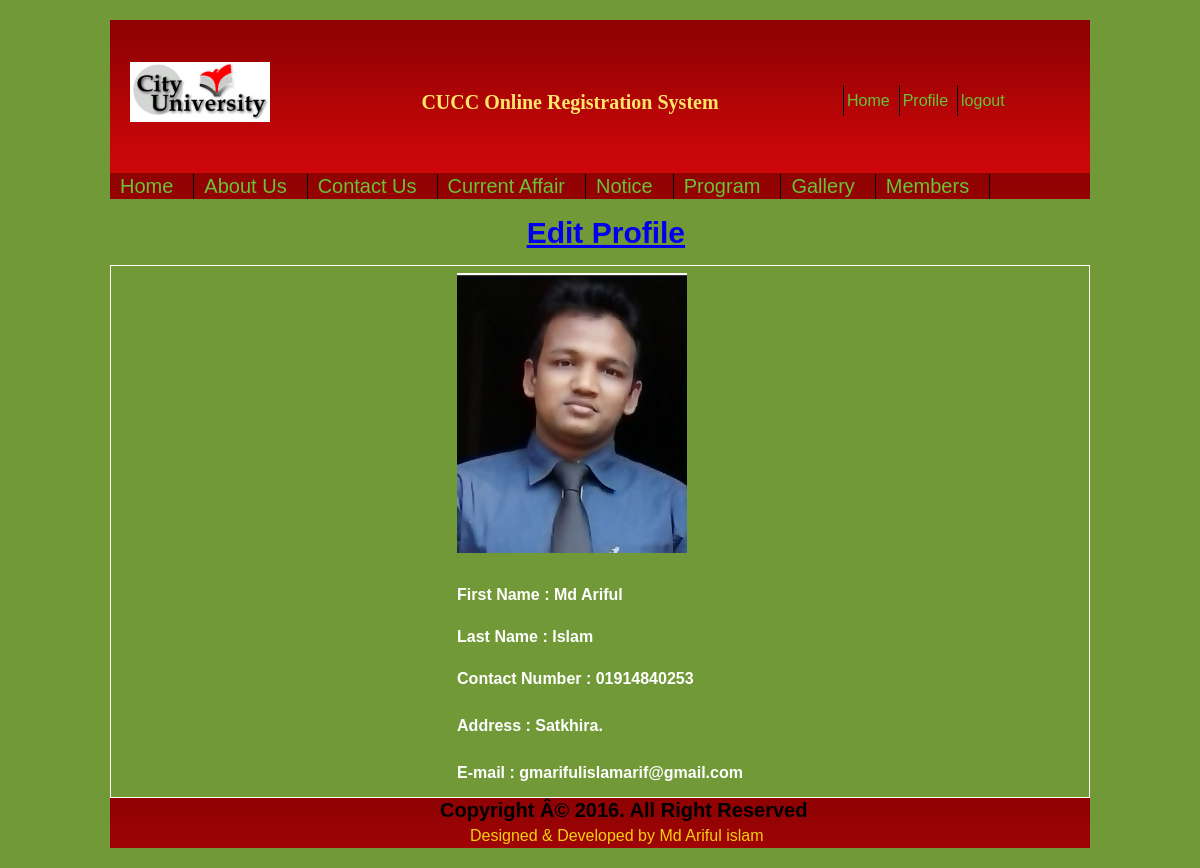
Screenshot of /member/profile.php (signed in) with the database file from the repository.
### tables this page shows
CREATE TABLE IF NOT EXISTS `member_list` (
  `member_id` int(11) NOT NULL,
  `member_pic` varchar(255) NOT NULL,
  `firstname` varchar(255) NOT NULL,
  `lastname` varchar(255) NOT NULL,
  `username` varchar(255) NOT NULL,
  `user_type` varchar(255) NOT NULL,
  `dept_id` varchar(255) NOT NULL,
  `dept_name` varchar(255) NOT NULL,
  `sex` varchar(255) NOT NULL,
  `contact_num` varchar(255) NOT NULL,
  `address` text NOT NULL,
  `birthday` varchar(255) NOT NULL,
  `email` varchar(255) NOT NULL,
  `password` varchar(255) NOT NULL,
  `regi_date` varchar(255) NOT NULL
);

CREATE TABLE IF NOT EXISTS `tbl_footer` (
  `id` int(11) NOT NULL,
  `description` text NOT NULL
);

### member/profile.php (the view, shortened to what this page needs)
<?php
if(isset($_SESSION['username']))
{
	$username=$_SESSION['username'];
}
include("../config.php");
?>
<!DOCTYPE html>
<html>
	<head>
		<link  rel="stylesheet" type="text/css" href="css/style.css" />
		<link href="slider/ninja-slider.css" rel="stylesheet" type="text/css" />
	</head>
	<body>
		<header>
			<div class="header_part">
				<div class="logo">
					<img src="images/citylogo.png" alt="logo">
				</div>
				<div class="welcome">
					<h2>CUCC Online Registration System</h2>
				</div>
				<div class="top_menubar">
					<div class="menubar">
						<ul>
							<li><a href="index.php">Home</a></li>
							<li><a href="profile.php">Profile</a></li>
							<li><a href="logout.php">logout</a></li>
						</ul>
					</div>
				</div>
                 <div class="menu">
						<ul>
							<li><a href="index.php">Home</a></li>
							<li><a href="about_us.php">About Us</a></li>
							<li><a href="contact_us.php">Contact Us</a></li>
							<li><a href="">Current Affair</a></li>
							<li><a href="">Notice</a></li>
							<li><a href="">Program</a></li>
							<li><a href="">Gallery</a></li>
							<li><a href="members.php">Members</a></li>
						</ul>
					</div>
			</div>
		</header>
		<div id="site_content">
	<div class="main2">
		<div class="main_registraion">
				<div class="login error success">
					<h2>&nbsp; &nbsp; &nbsp; &nbsp; &nbsp; &nbsp; &nbsp; <a href="profile-update.php">Edit Profile</a><h2>
				</div>
				<div class="registration_box fix">
				<form action="" method="post">
					<?php
						$statement = $db->prepare("SELECT * FROM member_list WHERE username=? ");
						$statement->execute(array($username));
						$result = $statement->fetchAll(PDO::FETCH_ASSOC);
					foreach($result as $row)
					{
						$firstname = $row['firstname'];
						$lastname = $row['lastname'];
						$contact_num = $row['contact_num'];
						$address = $row['address'];
						$email = $row['email'];
					}
					?>
					<table>
					<tr>
						<td class="profile_image2"><a href="../uploads/<?php echo $row['member_pic']; ?>"><img class="Pimg" src="../uploads/<?php echo $row['member_pic']; ?>" alt="" width="230" height="280"/></a></td>
					</tr>
					<tr class="f_name">
						<td><b>First Name :  <?php echo $firstname;?></b></td>
					</tr>
					<tr class="l_name">
						<td><b>Last Name :  <?php echo $lastname;?></b></td>
					</tr>
					<tr class="contact">
						<td><b>Contact Number :  <?php echo $contact_num;?></b></td>
					</tr>
					<tr class="address">
						<td><b>Address : <?php echo $address;?></b></td>
					</tr>
					<tr class="email">
						<td><b>E-mail : <?php echo $email;?></b></td>
					</tr>
					</table>
				</form>
				</div>
		</div>
	</div>
</div>
	<footer>
			<div class="footer_part">
						<?php
						include('config.php');
			$statement = $db->prepare("SELECT * FROM tbl_footer");
						$statement->execute();
						$result = $statement->fetchAll(PDO::FETCH_ASSOC);
						foreach($result as $row)
						{
							?>
				<div class="footer_text">
					<div class="footer_text1"><h2><?php echo $row['description'];?></h2></div>
					<div class="footer_text2"><a href="https://www.facebook.com/pages/Md-Ariful-Islam-Arif/"><p>Designed & Developed by Md Ariful islam</p></a></div>
				</div>
															<?php
						}
			?>
			</div>
		</footer>
		</body>
</html>

### member/css/style.css (style rules this page uses)
* { margin:0px; padding:0px; }
body { font-family:'Time New Roman','arial'; font-size:16px; line-height:25px; display:block; background-color:#719937; }
header { width:980px; margin:0 auto; height:auto; background:url(../images/header1.png);margin-top:20px; }
.header_part { width:980px;margin:0 auto; overflow:hidden; }
.logo { width:160px;float:left; }
.logo img { height:60px; margin-top:42px;margin-left:20px; }
.welcome { width:500px;float:left; margin-top:50px; }
.welcome h2 { margin-top:20px;margin-left:100px;text-align:center; color:#FFE669;font-family:'InactiveCaption'; }
.top_menubar { width:320px; float:left; }
.menubar { width:250px; float:left; margin-left:50px; padding:20px; }
.menubar ul { list-style:none; }
.menubar ul li { float:left;padding:3px; margin:3px;margin-top:45px;border-left:1px solid;#8DD241; }
.menubar ul li a { color:#69C238; text-decoration:none; }
.menu ul { list-style:none; }
.menu ul li { float:left;font-size:20px;padding-right:20px;margin-top:35px;border-right:1px solid;#FFFFFF; }
.menu ul li a { color:#69C238; text-decoration:none;margin-left:10px; }
h2 { font-size:20px; }
footer { width:980px;margin:0 auto; height:auto; background:url(../images/header1.png);margin-bottom:20px; }
.footer_part { width:980px;margin:0 auto; overflow:hidden; }
.footer_text { margin-left:330px; }
.footer_text2 { color:#F3D00D;margin-left:30px;text-decoration:none; }
.footer_text2 a { color:#F3D00D;text-decoration:none; }
.main_registraion { width:980px; height:auto; margin:0 auto; margin-top:0px; display:block; overflow:hidden; color:#FFFFFF; }
.login h2 { color:#FD0000; margin-left:300px;margin-top:20px; font-size:30px; }
.registration_box { padding-top:5px;text-align:left;text-align:justify;line-height:40px;border-top:1px solid;#FFFFFF; border-bottom:1px solid;#FFFFFF; border-right:1px solid;#FFFFFF;border-left:1px solid;#FFFFFF; }
table { margin:0px auto; line-height:45px; }
.profile_image2 { margin-left: }
.l_name { line-height:35px; }
.main2 { width:980px; height:auto; margin:0px auto; margin-top:1px; display:block; }
.error { color: red; font-weight: bold; }
.success { color: green; font-weight: bold; }

### rows the page displays
member_list: member_pic (picture), firstname "Md Ariful", lastname "Islam", contact_num "01914840253", address "Satkhira.", email "gmarifulislamarif@gmail.com"
tbl_footer: description "Copyright Â© 2016. All Right Reserved"
